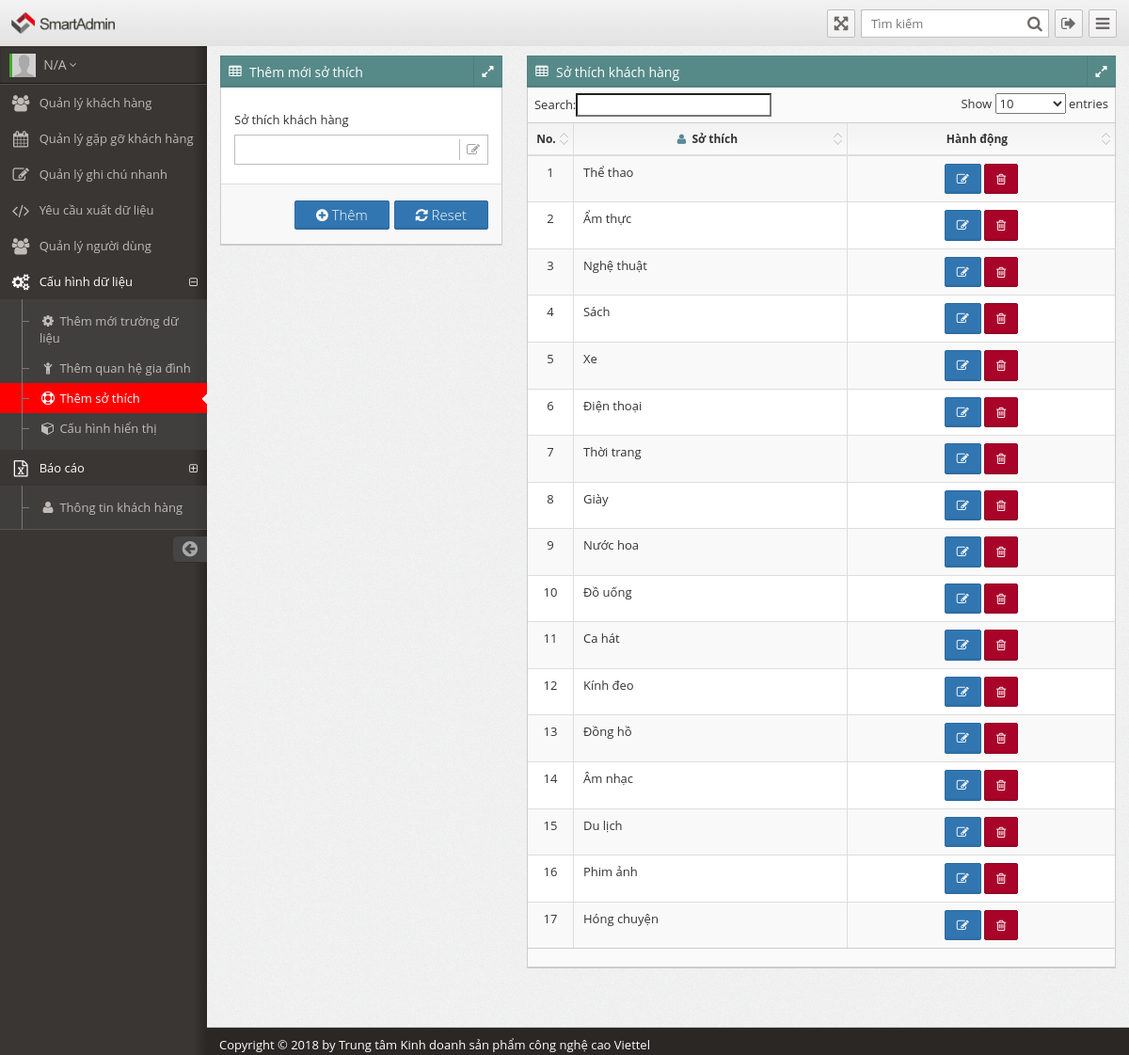
Screenshot of /config_hobby.html (signed in) with the database file from the repository.
### tables this page shows
CREATE TABLE `tbl_sub_category` (
  `id` int(10) NOT NULL,
  `cat_id` int(10) NOT NULL,
  `name` varchar(200) NOT NULL,
  `alias` varchar(50) NOT NULL,
  `cdate` date NOT NULL,
  `isactive` tinyint(4) NOT NULL DEFAULT '1'
);

### libs/cls.template.php (called while the page is built, shortened)
 <?php
class CLS_TEMPLATE{
	public function WapperTem(){
		require_once(THIS_TEM_PATH.'home.php');
	}
	function loadComponent(){
		$com='';
		if(isset($_GET['com']))	$com=addslashes($_GET['com']);
		include(COM_PATH.'com_'.$com.'/layout.php');
	}
}
?>

### index.php (called while the page is built, shortened)
<?php
require_once(incl_path.'gffunction.php');
require_once(libs_path.'cls.mysql.php');
require_once(libs_path.'cls.template.php');
$tmp=new CLS_TEMPLATE();
$tmp->WapperTem();
?>

### libs/cls.mysql.php (called while the page is built, shortened)
<?php
class CLS_MYSQL{
	private $conn=NULL;
	private $rs;
	public function CLS_MYSQL(){
		$this->HOSTNAME=HOSTNAME;
		$this->USERNAME=DB_USERNAME;
		$this->PASSWORD=DB_PASSWORD;
	}
	private function connect(){
		$conn=@mysql_pconnect($this->HOSTNAME,$this->USERNAME,$this->PASSWORD);
		$this->conn=$conn;
		return true;
	}
	public function Query($sql){
		if($this->connect()){
			@$rs=mysql_query($sql,$this->conn);
			if($rs){
				$this->rs=$rs;
				return true;
			}
		}
		return false;
	}
	public function Fetch_Assoc(){
		return (@mysql_fetch_assoc($this->rs));
	}
}
?>

### components/com_config/tem/config_hobby.php (the view, shortened to what this page needs)
<?php
$objMysql = new CLS_MYSQL;
$id = $hobby = "";
?>
<section class="" id="widget-grid">
	<div class="row">
		<article class="col-sm-12 col-md-4 col-lg-4">
			<div class="jarviswidget jarviswidget-color-teal" data-widget-editbutton="false" data-widget-colorbutton="false" data-widget-deletebutton="false" data-widget-togglebutton="false">
				<header>
					<span class="widget-icon"> <i class="fa fa-table"></i> </span>
					<?php if(isset($_GET['id'])) : ?>
						<h2>Chỉnh sửa</h2>
					<?php else : ?>
						<h2>Thêm mới sở thích</h2>
					<?php endif; ?>
				</header>
				<div role="content">
					<div class="widget-body no-padding">
						<form class="smart-form" id="form_hobby" method="POST" novalidate="novalidate" enctype="multipart/form-data" action="">
							<fieldset>
								<section>
									<label class="label">Sở thích khách hàng</label>
									<label class="input">
										<i class="icon-append fa fa-edit"></i>
										<input type="text" name="txt_hobby" value="<?php echo $hobby?>">
									</label>
								</section>
							</fieldset>
							<footer>
								<button type="button" name="reset" id="reset" class="btn btn-primary"><i class="fa fa-refresh" onclick="backPage()"></i> Reset</button>
								<button type="submit" name="cmd_save" id="cmd_save" class="btn btn-primary"><i class="fa fa-plus-circle"></i> <?php if(isset($_GET['id'])) echo "Cập nhật"; else echo "Thêm";?></button>
							</footer>
						</form>
					</div>
				</div>
			</div>
		</article>
		<article class="col-sm-12 col-md-8 col-lg-8">
			<div class="jarviswidget jarviswidget-color-teal" data-widget-editbutton="false" data-widget-colorbutton="false" data-widget-deletebutton="false" data-widget-togglebutton="false">
				<header>
					<span class="widget-icon"> <i class="fa fa-table"></i> </span>
					<h2>Sở thích khách hàng</h2>
				</header>
				<div role="content">
					<div class="widget-body no-padding">
						<table id="dt_basic" class="table table-striped table-bordered table-hover" width="100%">
							<thead>
								<tr>
									<th data-hide="phone,tablet" width="20">No.</th>
									<th>
										<i class="fa fa-fw fa-user txt-color-blue"></i>
										Sở thích
									</th>
									<th>Hành động</th>
								</tr>
							</thead>
							<tbody>
								<?php
								$sql="SELECT * FROM tbl_sub_category where cat_id='".CAT_SOTHICH."'";
								$objMysql->Query($sql);
								$stt = 1;
								while($r=$objMysql->Fetch_Assoc()) {
									$id = $r['id'];
								?>
								<tr>
									<td align="center"><?php echo $stt;?></td>
									<td><?php echo $r['name'];?></td>
									<td align="center">
			                     		<a title="Sửa" href="<?php echo ROOTHOST?>config_hobby/id/<?php echo $id;?>" class="btn btn-primary approve-schedule"><i class="fa fa-edit"></i></a>
			                     		<a title="Xóa" href="#" class="btn btn-danger cancel-schedule" onclick="deleteRelation(<?php echo "'".$id."'";?>)"><i class="fa fa-trash-o "></i></a>
			                     	</td>
								</tr>
								<?php $stt++;} ?>
							</tbody>
						</table>
					</div>
				</div>
			</div>
		</article>
	</div>
</section>

### components/com_config/tem/config_hobby.php (style rules this page uses)
#dt_basic thead th { text-align: center; }

### rows the page displays
tbl_sub_category: name "Thể thao"
tbl_sub_category: name "Ẩm thực"
tbl_sub_category: name "Nghệ thuật"
tbl_sub_category: name "Sách"
tbl_sub_category: name "Xe"
tbl_sub_category: name "Điện thoại"
tbl_sub_category: name "Thời trang"
tbl_sub_category: name "Giày"
tbl_sub_category: name "Nước hoa"
tbl_sub_category: name "Đồ uống"
tbl_sub_category: name "Ca hát"
tbl_sub_category: name "Kính đeo"
tbl_sub_category: name "Đồng hồ"
tbl_sub_category: name "Âm nhạc"
tbl_sub_category: name "Du lịch"
tbl_sub_category: name "Phim ảnh"
tbl_sub_category: name "Hóng chuyện"

### other values shown
$fullname "N/A"
